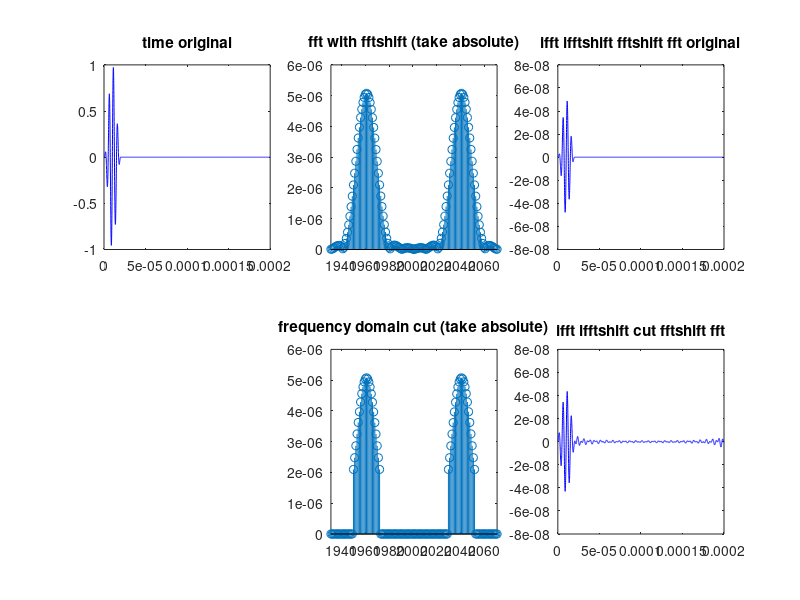

MATLAB code for this plot:
clear;
close all
clc

format long

Dom_freq=200000;
%fc1=50000;
dt=0.00000005;
fs=1/dt;
maxt=2e-4;
t=dt:dt:maxt;

L=length(t)
n=0:L-1;

peaks=5;
N=L;
Dom_freq_num=round((Dom_freq/fs)*N);
fftshifted_center_num1=round(N/2)+1-Dom_freq_num;
fftshifted_center_num2=round(N/2)+1+Dom_freq_num;


k=0:N-1;
B=2*Dom_freq/sqrt(3)/peaks;

fmax=Dom_freq+B;
fmin=Dom_freq-B;
%%

dfpulselen = (5/fmax);  % Pulse length (seconds)

df(1:N) = 0;
 
dfl = ceil(dfpulselen/dt);
 
win = hann(dfl)';
df(1:dfl) = sin(2*pi*Dom_freq*dt*(0:(dfl-1))).*win;
    df_samp = 1/((N*dt));
    F_samp = (-1/(2*dt):df_samp:1/(2*dt)-df_samp) ;
num_fmax=ceil(fmax/df_samp);num_fmin=floor(fmin/df_samp);


%   plot((1:dfl)*dt,df,'r');

%%
% Np=2.5;


%y=1*(heaviside(t)-heaviside(t-5/fc)).*(1-cos(2.*pi.*fc.*t./5)).*exp(i*2.*pi.*fc.*t);
% y=1/4*(heaviside(t)-heaviside(t-Np/fc)).*(1-cos(2.*pi.*fc.*t./Np)).*sin(2.*pi.*fc.*t);


X1=fft(df,N)/fs;
absX1=abs(X1);
KK=max(absX1);
X1_fftshift=fftshift(X1);
abs_X1_fftshift=abs(X1_fftshift);
ifft_X1=ifft(X1);
% ifft_X1_fftshift=ifft(X1_fftshift);
ifft_X1_ifftshift_fftshift=ifft(ifftshift(X1_fftshift));


bandwidth_grid=24;bandwidth_grid_half=round(bandwidth_grid/2);
cut1_star=fftshifted_center_num1-bandwidth_grid_half;
cut1_end=fftshifted_center_num1+bandwidth_grid_half;
cut2_star=fftshifted_center_num2-bandwidth_grid_half;
cut2_end=fftshifted_center_num2+bandwidth_grid_half;


X2_fftshift=X1_fftshift;X2_fftshift(1:cut1_star)=0;
X2_fftshift(cut1_end:cut2_star)=0;X2_fftshift(cut2_end:N)=0;
ifft_X2_ifftshift_fftshift=ifft(ifftshift(X2_fftshift));



plot_range_half=70;
figure('Position', [100,100,1800,500]);

set(gcf, 'Color', [1,1,1]);
subplot(2,3,1);
plot(t,df,'b');
title(['time original']);
subplot(2,3,2);
stem(abs(X1_fftshift));
xlim([round(N/2)+1-plot_range_half,round(N/2)+1+plot_range_half]);
title(['fft with fftshift (take absolute)']);
subplot(2,3,3);
plot(t,ifft_X1_ifftshift_fftshift,'b');
title(['ifft ifftshift fftshift fft original']);
subplot(2,3,5);
stem(abs(X2_fftshift));
xlim([round(N/2)+1-plot_range_half,round(N/2)+1+plot_range_half]);

title(['frequency domain cut (take absolute)']);
subplot(2,3,6);
plot(t,ifft_X2_ifftshift_fftshift,'b');
title(['ifft ifftshift cut fftshift fft']);
% absX2=abs(X2);


%%



%%
% % % % w=2*pi*k/N;
% % % % F=(w/(2*pi))*fs;
% % % % %%
% % % % figure 
% % % % %plot(F/1000,abs(X1));
% % % % stem(F/1000,absX1*fs,'r','linewidth',1.5);hold on;
% % % % plot(F(num_fmin)/1000,absX1(num_fmin)*fs,'*','linewidth',1.5);hold on;
% % % % plot(F(num_fmax)/1000,absX1(num_fmax)*fs,'*','linewidth',1.5);hold on;
% % % % 
% % % % 
% % % % % plot(F_samp/1000,abs_X1_fftshift*fs,'b','linewidth',1.5);
% % % % % plot(F/1000,abs_X1_fftshift*fs,'b','linewidth',1.5);hold on; 
% % % % %plot(fc-1/2*Bdth,F(I12(2)),'r*');hold on; 
% % % % %plot(fc+1/2*Bdth,F(I12(2)),'ro');hold on; 
% % % % % plot(Fbx,Fby,'ro');
% % % % %title('Input signal')
% % % % axis([0,1000,0,max(absX1)*fs]);
% % % % xlabel('Frequency (kHz)','FontSize',14)
% % % % ylabel('Magnitude','FontSize',14)

